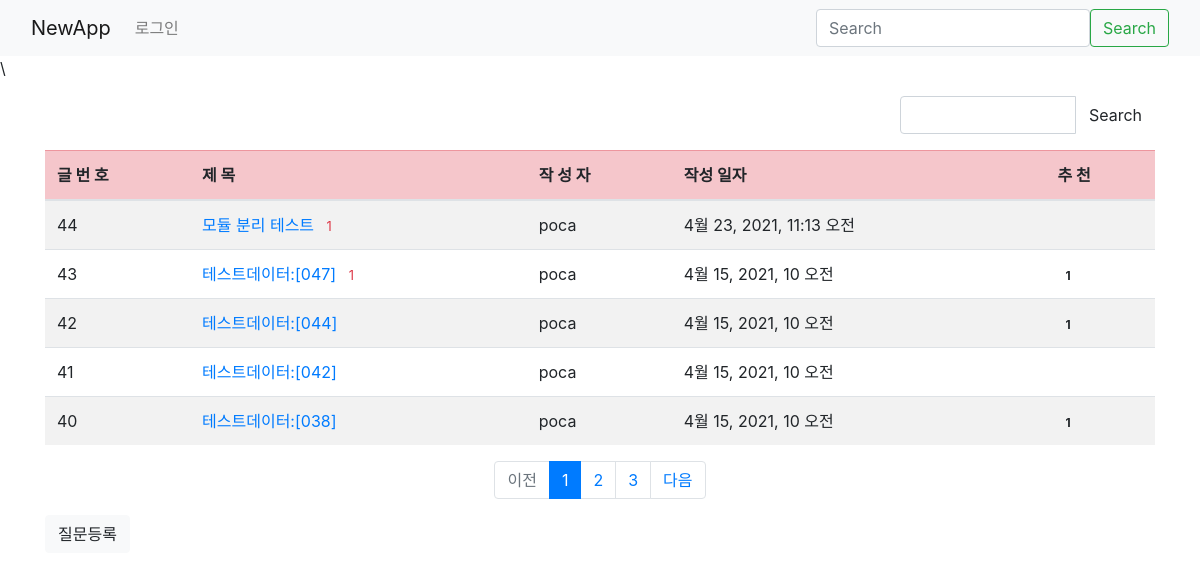
/newapp/, run on the app's committed database.
### newapp/models.py (models this page shows, shortened)
class Question(models.Model):
    subject = models.CharField(max_length=100)
    content = models.TextField()
    create_date = models.DateTimeField()
    author = models.ForeignKey(User, on_delete=models.CASCADE, related_name='author_question')
    modify_date = models.DateTimeField(null=True, blank=True)
    voter = models.ManyToManyField(User, related_name='voter_question')

### newapp/views/base_views.py (the view)
# urls.py: path('', base_views.index, name='index'),
def index(request):
    page = request.GET.get('page', '1')
    question_list = Question.objects.order_by('-create_date')
    pagenator = Paginator(question_list, 5)
    page1 = pagenator.get_page(page)
    context = {'question_list1': page1}
    return render(request, 'newapp/question_list.html', context)

### newapp/templatetags/newapp_filter.py (called while the page is built)
@register.filter()
def sub(value, arg):
    return value-arg

### template/newapp/question_list.html (shortened to what this page needs)
<!DOCTYPE html>
<html lang="ko">
{% extends 'base.html' %}
{% load newapp_filter %}
{% block content %}
{% load static %}
<link rel ="stylesheet" type="text/css" href="{% static '/bootstrap.min.css' %}" >\
<div class="container my-3">
<div class="row justify-content-end my-3">
    <div class="col-3 input-group" >
        <div class="input-group"  >
        <input type="text" class="form-control" value="">
            <button class="btn btn-outline " type="button" id="btn_search" >Search</button>
        </div>
    </div>
</div>
  <table class="table table-striped">
    <thead>
      <tr class="table-danger">
        <th> 글 번 호 </th>
        <th> 제    목 </th>
        <th> 작 성 자 </th>
        <th> 작성 일자 </th>
        <th> 추    천 </th>
      </tr>
    </thead>
    <tbody>
    {% if question_list1  %}
    {% for question in question_list1 %}
     <tr class="table-sussess">
         <td>{{ question_list1.paginator.count|sub:question_list1.start_index|sub:forloop.counter0|add:1 }}</td>
         <td><a href="{% url 'newapp:detail' question.id %}" >{{question.subject}}</a>
         {% if question.answer_set.count > 0 %}
         <span class="text-danger small ml-2">{{ question.answer_set.count }}</span>
         {% endif %}
         </td>
         <td>{{ question.author.username}}</td>
         <td>{{ question.create_date}}</td>
         <td>
             {% if question.voter.all.count %}
             <span class="badge badge-waring px-2 py-1">{{ question.voter.all.count }}</span>
             {% endif %}
         </td>
     </tr>
    {% endfor %}
    {% else %}
     <tr>
        <td colspan="3">질문이 없습니다.</td>
     </tr>
    {% endif %}
   </tbody>
  </table>
    <ul class="pagination justify-content-center">
      {% if question_list1.has_previous %}
      <li class="page-item">
        <a class="page-link" href="?page={{ question_list1.previous_page_number }}">이전</a>
      </li>
      {% else %}
      <li class="page-item disabled" >
        <a class="page-link" href="#" tabindex="-1" aria-disabled="true" >이전</a>
      </li>
      {% endif %}
      {% for page_number in question_list1.paginator.page_range %}
      {% if page_number >= question_list1.number|add:-2 and page_number <= question_list1.number|add:2 %}
        {%if page_number == question_list1.number %}
          <li class="page-item active" aria-current="page">
              <a class="page-link" href="?page={{ page_number }}">{{ page_number }}</a>
          </li>
          {% else %}
          <li class="page-item" >
              <a class="page-link" href="?page={{ page_number }}" >{{ page_number }}</a>
          </li>
        {% endif %}
      {% endif %}
      {% endfor %}
      {% if question_list1.has_next %}
      <li class="page-item">
        <a class="page-link" href="?page={{ question_list1.next_page_number }}">다음</a>
      </li>
      {% else %}
      <li class="page-item disabled" >
        <a class="page-link" href="#" tabindex="-1" aria-disabled="true" >다음</a>
      </li>
      {% endif %}
    </ul>
    <a href="{% url 'newapp:question_create' %}" class="btn btn-light">질문등록</a>
</div>
{% endblock %}

### data on the page
Question: paginator.count|sub "44", subject "모듈 분리 테스트", answer_set.count "1", author.username "poca", create_date "4월 23, 2021, 11:13 오전"
Question: paginator.count|sub "43", subject "테스트데이터:[047]", answer_set.count "1", author.username "poca", create_date "4월 15, 2021, 10 오전", voter.all.count "1"
Question: paginator.count|sub "42", subject "테스트데이터:[044]", author.username "poca", create_date "4월 15, 2021, 10 오전", voter.all.count "1"
Question: paginator.count|sub "41", subject "테스트데이터:[042]", author.username "poca", create_date "4월 15, 2021, 10 오전"
Question: paginator.count|sub "40", subject "테스트데이터:[038]", author.username "poca", create_date "4월 15, 2021, 10 오전", voter.all.count "1"

### other printed values
{{ page_number }} "1"
{{ page_number }} "2" "3"
